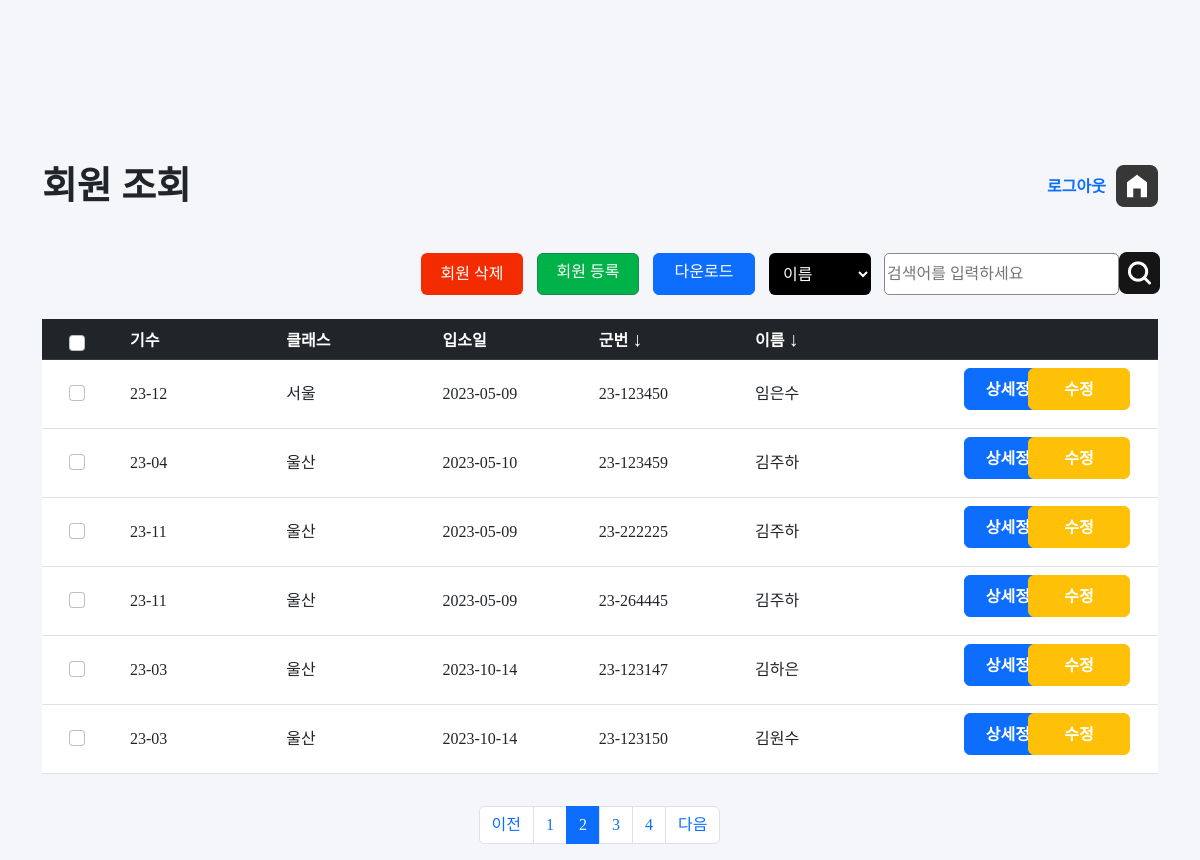
The app's page /jangseong/list.php?page=2 (signed in) with its own data.
### tables this page shows
CREATE TABLE `member` (
  `id` int(11) NOT NULL,
  `num` varchar(10) NOT NULL,
  `class` varchar(10) NOT NULL,
  `date` date NOT NULL,
  `memID` varchar(20) NOT NULL,
  `name` varchar(20) NOT NULL,
  `password` varchar(20) NOT NULL
);

### jangseong/list.php (the view, shortened to what this page needs)
<?php
require 'config.php';
if(!isset($_SESSION["login"]))
{
    echo "
    <div id='messagebox'>
    <script>
    alert('관리자 권한이 없는 계정입니다!');
    window.location.assign('index.php');
    </script>
    </div>
    ";
}
else{
?>
<!DOCTYPE html>
<html lang="en">
<head>
    <link rel="stylesheet" href="style.css">
    <link rel="stylesheet" href="src/bootstrap.min.css">
    <link rel="stylesheet" href="src/style.css">
</head>
<body>
    <div class="container"  >
        <div id="top">
            <h2>회원 조회</h2>
            <div id="top-right">
                <div class="btnlogout">
                    <a id="home" href="list.php">
                        <img src="imgs/home.png">
                    </a>
                    <a id="logtext" href="#" onclick="showMessageBox();" >로그아웃</a>
                </div>
            </div>
        </div>
    </div>
    <div class="container" >
        <div id="listaction">
            <div id="right">
                <div id="btnaction">
                    <button type="button" id="btndelete" class="btn" onclick="checkCheckbox()">회원 삭제</button>
                    <a href="add.php" type="button" id="btnadd" class="btn btn-success">회원 등록 </a>
                    <a href="export.php" class="btn btn-primary" id="btndownload">다운로드</a>
                </div>
                <form action="search.php" method="post">
                    <select name="searchoption" id="searchoption">
                        <option value ="name">이름</option>
                    </select>
                    <button id="btnSearch" type="submit"><img src="imgs/search.png"></button>
                    <input type="text" id="txtSearch" placeholder="검색어를 입력하세요" name="txtsearch" required >
                </form>
            </div>
        </div>
    </div>
    <div class="container ">
        <div id="main">
            <form method="get" action="delete.php" name="listmember">
            <table class="table">
                <thead class="table-dark">
                <tr>
                    <th  class="text-center firstcol"  ><input class="form-check-input checklist" type="checkbox" id="myCheck" onclick="checkall()" style="position:relative; left:-5px; "></th>
                    <th class="listcol">기수</th>
                    <th class="listcol">클래스</th>
                    <th class="listcol">입소일</th>
                    <th class="listcol">군번 <a href="sort2.php?act=a" class="btnsort">&#8595;</a></th>
                    <th class="listcol">이름 <a href="sort.php?act=a" class="btnsort">&#8595;</a> </th>
                    <th >&nbsp;</th>
                </tr>
                </thead>
                <tbody>
                <?php
                    $per_page_record = 6;
                    if (isset($_GET["page"])) {
                        $page  = $_GET["page"];
                    }
                    else {
                        $page=1;
                    }
                    $start_from = ($page-1) * $per_page_record;
                    $sql = "SELECT * FROM member  ORDER BY id DESC LIMIT $start_from, $per_page_record ";
                    $result = $conn->query($sql);
                    if ($result->num_rows > 0) {
                    $num = 0;
                    while($row = $result->fetch_assoc()) {
                        $memberID=$row['id'];
                ?>
                <tr>
                    <td class="text-center" > <input class="form-check-input justify-content-center checkitem"  style="position:relative; left:-5px; "  type="checkbox" id="myCheck<?php  echo $num;?>" name="mem[]" value="<?php echo $row['id'];?>"></td>
                    <td><?php echo $row['num']; ?></td>
                    <td><?php echo $row['class']; ?></td>
                    <td><?php echo $row['date']; ?></td>
                    <td><?php echo $row['memID']; ?></td>
                    <td><?php echo $row['name']; ?></td>
                    <td id="cot" ><a href="view.php?memID=<?php echo $row['memID']; ?>" class="btn btn-primary btnfix" style="position:relative; left:53px;" >상세정보</a> <a href="edit.php?id=<?php echo $memberID ?>" class="btn btn-warning btnfix" style="color:white; float:right; margin-right:20px; position:relative; " >수정</a></td>
             </tr>
                <?php
                    $num+=1;
                }
                } else {
                echo "0 results";
                }
                ?>
                </tbody>
            </table>
            </form>
        </div>
    </div>
    <div    class="container">
        <ul class="pagination  justify-content-center"  >
            <?php
                $query = "SELECT COUNT(*) FROM member ORDER BY id";
                $rs_result = mysqli_query($conn, $query);
                $row = mysqli_fetch_row($rs_result);
                $total_records = $row[0];
                $total_pages = ceil($total_records / $per_page_record);
                $pagLink = "";
                if($page>=2){
                    echo "<li class='page-item' ><a class='page-link' id='paging-left' href='list.php?page=".($page-1)."'>  이전 </a></li>";
                }
                for ($i=1; $i<=$total_pages; $i++) {
                    if ($i == $page) {
                        $pagLink .= "<li class='page-item active'><a class = 'page-link' href='list.php?page=".$i."'>".$i." </a></li>";
                    }
                    else  {
                        $pagLink .= "<li class='page-item '><a class='page-link' href='list.php?page=".$i."'> ".$i." </a></li>";
                    }
                }
                echo $pagLink;
                if($page<$total_pages){
                    echo "<li class='page-item'><a class='page-link' href='list.php?page=".($page+1)."'>  다음 </a></li>";
                }
                ?>
        </ul>
    </div>
</body>
</html>
<?php
}
?>

### jangseong/src/style.css (style rules this page uses)
* { margin: 0; }
body { background: #F5F6F9; font-family: 'Pretendard'; line-height: 24px !important; font-size: 16px !important; }
#top { width: 100%; height: 53px; margin-top: 160px; }
h2 { width: 500px; float: left; font-size: 37.9px; font-weight: 700; line-height: 53.06px; font-family: 'Pretendard'; padding-bottom: 32px; }
#home { float: right; margin-top: 5px; }
#home img { width: 42px; }
#logtext { line-height: 53px; float: right; margin-right: 10px; font-weight: bold; }
button { font-size: 16px !important; line-height: 150%; margin: 0px; }
.btnfix { width: 102px; height: 42px; font-size: 16px; font-weight: 600; line-height: 30px; }
#listaction { width: 100%; height: 42px; margin-top: 32px; }
#right { float: right; margin-bottom: 10px; }
#top-right { width: 200px; float: right; }
#btnaction { float: left; margin-right: 12px; }
#btndelete { background: #F32C00; color: #fff; width: 102px; height: 42px; margin-right: 10px; }
#btnadd { background: #00B247; width: 102px; height: 42px; margin-right: 10px; }
#btndownload { margin-right: 2px; width: 102px; height: 42px; }
#btnSearch { border: 0px; background: none; cursor: pointer; height: 40px; width: 40px; float: right; }
#btnSearch img { width: 41px; height: 42; position: relative; top: -2px; left: -5px; }
#right form { float: right; }
#searchoption { background: #000; width: 102px; height: 42px; border-radius: 6px; float: left; margin-right: 12px; padding-right: 25px; }
#txtSearch { width: 235px; height: 42px; border: 1px #898989 solid; float: right; border-radius: 5px; position: relative; left: 1px; }
#right form select { color: #fff; border: 0px; height: 42px; padding: 0px 10px; }
#main { width: 100%; margin-top: 32px; margin-bottom: 32px; }
.firstcol { width: 80px; background: #00B247; }
tbody tr { line-height: 52px; }
a { text-decoration: none; }
table { font-size: 16px; }
#paging-left { border-radius: 5px 0px 0px 5px; }
tr { background: #fff; }
.listcol { width: 14%; }
.checklist { position: relative; left: -20px; }
.checkitem { position: relative; top: 13px; left: -20px; }
.btnsort { font-weight: bold; width: 50px; color: #fff; font-size: 20px; }
.listcol a { color: white; }
.page-item { z-index: 10 !important; }

### records on screen
member: num "23-12", class "서울", date "2023-05-09", memID "23-123450", name "임은수"
member: num "23-04", class "울산", date "2023-05-10", memID "23-123459", name "김주하"
member: num "23-11", class "울산", date "2023-05-09", memID "23-222225", name "김주하"
member: num "23-11", class "울산", date "2023-05-09", memID "23-264445", name "김주하"
member: num "23-03", class "울산", date "2023-10-14", memID "23-123147", name "김하은"
member: num "23-03", class "울산", date "2023-10-14", memID "23-123150", name "김원수"
